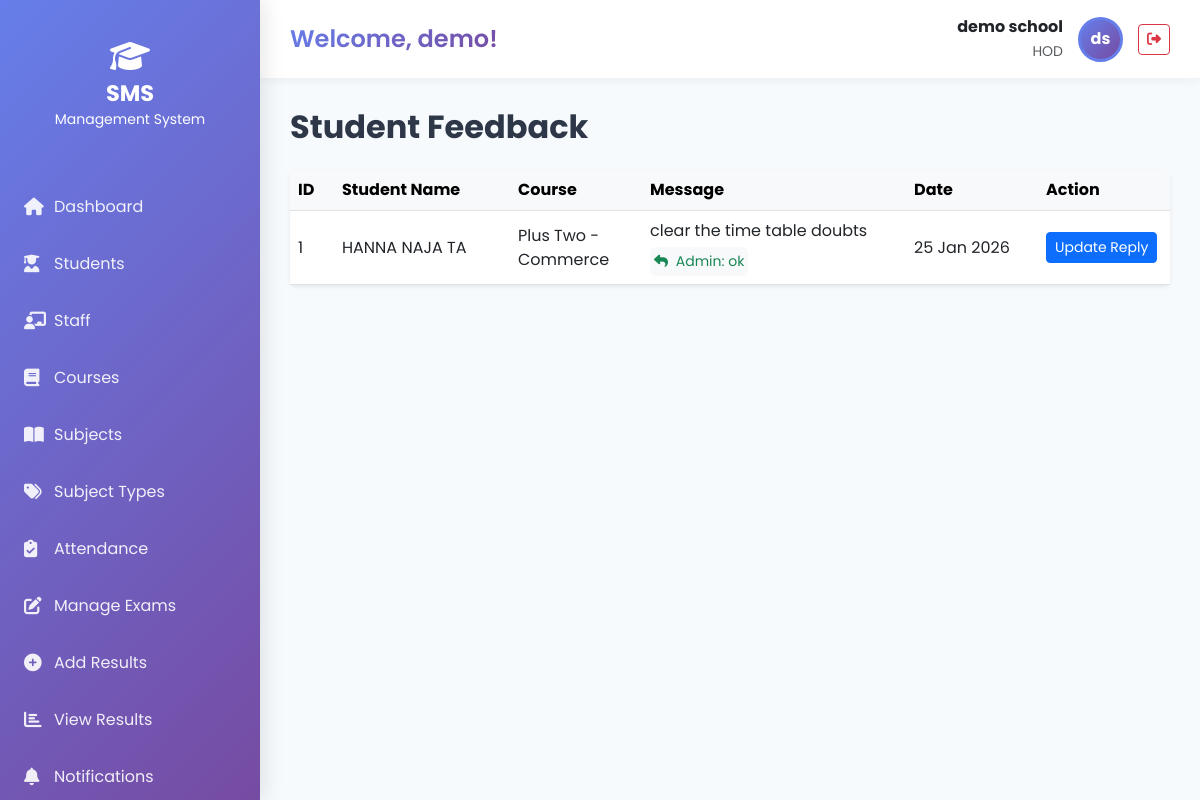
/hod/student/feedback/ (signed in), run on the app's committed database.
### hadiya/models.py (models this page shows, shortened)
class CustomUser(AbstractUser):
    USER_TYPE_CHOICES = (
        (1, 'HOD'),
        (2, 'Staff'),
        (3, 'Student'),
        (4, 'Accountant'),
        (5, 'Management'),
    )
    user_type = models.IntegerField(choices=USER_TYPE_CHOICES, default=1)
    profile_pic = models.ImageField(upload_to='profile_pics/', blank=True, null=True)
    email = models.EmailField(unique=True)
    USERNAME_FIELD = 'email'
    REQUIRED_FIELDS = ['username', 'first_name', 'last_name']

class Student_Feedback(models.Model):
    student = models.ForeignKey(Student, on_delete=models.CASCADE)
    feedback = models.TextField()
    feedback_reply = models.TextField(blank=True, null=True)
    created_at = models.DateTimeField(auto_now_add=True)
    updated_at = models.DateTimeField(auto_now=True)

class Student(models.Model):
    ADMISSION_TYPE_CHOICES = (
        ('Day Scholar', 'Day Scholar'),
        ('Hostel', 'Hostel'),
    )
    admin = models.OneToOneField(CustomUser, on_delete=models.CASCADE)
    address = models.TextField()
    gender = models.CharField(max_length=10, choices=[('Male', 'Male'), ('Female', 'Female'), ('Other', 'Other')])
    course_id = models.ForeignKey(Course, on_delete=models.CASCADE, related_name='students')
    admission_type = models.CharField(max_length=20, choices=ADMISSION_TYPE_CHOICES, default='Day Scholar')
    uses_hostel = models.BooleanField(default=False)
    uses_transport = models.BooleanField(default=False)
    transport_mode = models.CharField(max_length=20, choices=[('Bus', 'Bus'), ('Private', 'Private'), ('Walk', 'Walk')], default='Walk')
    bus_stop = models.ForeignKey(BusStop, on_delete=models.SET_NULL, null=True, blank=True)
    advance_balance = models.DecimalField(max_digits=12, decimal_places=2, default=0.00)
    phone_number = models.CharField(max_length=15, blank=True, null=True)
    created_at = models.DateTimeField(auto_now_add=True)
    updated_at = models.DateTimeField(auto_now=True)

class Course(models.Model):
    name = models.CharField(max_length=100)
    created_at = models.DateTimeField(auto_now_add=True)
    updated_at = models.DateTimeField(auto_now=True)

### student_management_system/Hod_views.py (the view)
    @login_required
    def wrapper(request, *args, **kwargs):
        if request.user.user_type != 1:
            messages.error(request, 'Access denied. HOD privileges required.')
            return redirect('home')
        return view_func(request, *args, **kwargs)

### hadiya/EmailBackEnd.py (called while the page is built)
    def get_user(self, user_id):
        UserModel = get_user_model()
        try:
            return UserModel.objects.get(pk=user_id)
        except UserModel.DoesNotExist:
            return None

### student_management_system/Hod_views.py (called while the page is built)
def hod_required(view_func):
    @login_required
    def wrapper(request, *args, **kwargs):
        if request.user.user_type != 1:
            messages.error(request, 'Access denied. HOD privileges required.')
            return redirect('home')
        return view_func(request, *args, **kwargs)
    return wrapper

@hod_required
def admin_view_student_feedback(request):
    feedbacks = Student_Feedback.objects.all().order_by('-id')
    context = {'feedbacks': feedbacks}
    return render(request, 'Hod/student_feedback_view.html', context)

### templates/Hod/student_feedback_view.html (shortened to what this page needs)
{% extends 'base.html' %}
{% block content %}
<div class="d-flex justify-content-between align-items-center mb-4">
    <h1 class="page-title mb-0">Student Feedback</h1>
</div>
<div class="card border-0 shadow-sm">
    <div class="card-body p-0">
        <div class="table-responsive">
            <table class="table table-hover mb-0 align-middle">
                <thead class="table-light">
                    <tr>
                        <th width="5%">ID</th>
                        <th width="20%">Student Name</th>
                        <th width="15%">Course</th>
                        <th width="30%">Message</th>
                        <th width="15%">Date</th>
                        <th width="15%">Action</th>
                    </tr>
                </thead>
                <tbody>
                    {% for feedback in feedbacks %}
                    <tr>
                        <td>{{ feedback.id }}</td>
                        <td>{{ feedback.student.admin.first_name }} {{ feedback.student.admin.last_name }}</td>
                        <td>{{ feedback.student.course_id.name }}</td>
                        <td>
                            <p class="mb-0">{{ feedback.feedback }}</p>
                            {% if feedback.feedback_reply %}
                            <div class="mt-1">
                                <small class="text-success p-1 bg-light rounded d-inline-block">
                                    <i class="fas fa-reply me-1"></i> Admin: {{ feedback.feedback_reply }}
                                </small>
                            </div>
                            {% endif %}
                        </td>
                        <td>{{ feedback.created_at|date:"d M Y" }}</td>
                        <td>
                            <button class="btn btn-primary btn-sm" data-bs-toggle="modal"
                                data-bs-target="#replyModal{{ feedback.id }}">
                                {% if feedback.feedback_reply %}Update Reply{% else %}Reply{% endif %}
                            </button>
                        </td>
                    </tr>
                    {% empty %}
                    <tr>
                        <td colspan="6" class="text-center py-4">No Feedback Found</td>
                    </tr>
                    {% endfor %}
                </tbody>
            </table>
        </div>
    </div>
</div>
{% endblock %}

### templates/base.html (shortened to what this page needs)
<!DOCTYPE html>
<html lang="en">
<head>
    <link rel="stylesheet" href="https://cdnjs.cloudflare.com/ajax/libs/font-awesome/6.4.0/css/all.min.css">
    <link href="https://cdn.jsdelivr.net/npm/bootstrap@5.3.0/dist/css/bootstrap.min.css" rel="stylesheet">
    <link rel="stylesheet" href="https://cdn.datatables.net/1.13.6/css/dataTables.bootstrap5.min.css">
    {% load static %}
    <link rel="stylesheet" href="{% static 'assets/css/modern-theme.css' %}">
</head>
<body>
    <div class="sidebar">
        <div class="sidebar-brand">
            <i class="fas fa-graduation-cap fa-2x mb-2"></i>
            <h3>SMS</h3>
            <small>Management System</small>
        </div>
        <ul class="sidebar-nav">
            {% block sidebar %}
            {% if request.user.user_type == 1 %}
            {% include 'includes/sidebar_hod.html' %}
            {% elif request.user.user_type == 2 %}
            {% include 'includes/sidebar_staff.html' %}
            {% elif request.user.user_type == 3 %}
            {% include 'includes/sidebar_student.html' %}
            {% endif %}
            {% endblock %}
        </ul>
    </div>
    <div class="main-content">
        <div class="top-navbar">
            <div class="welcome-text">
                {% block page_header %}Welcome, {{ request.user.first_name }}!{% endblock %}
            </div>
            <div class="user-info">
                <div class="text-end">
                    <div class="fw-bold">{{ request.user.first_name }} {{ request.user.last_name }}</div>
                    <small class="text-muted">{{ request.user.get_user_type_display }}</small>
                </div>
                {% if request.user.profile_pic %}
                <img src="{{ request.user.profile_pic.url }}" alt="Profile" class="user-avatar">
                {% else %}
                <div class="user-avatar"
                    style="background: var(--gradient-purple); display: flex; align-items: center; justify-content: center; color: white; font-weight: 700;">
                    {{ request.user.first_name.0 }}{{ request.user.last_name.0 }}
                </div>
                {% endif %}
                <a href="{% url 'logout' %}" class="btn btn-sm btn-outline-danger">
                    <i class="fas fa-sign-out-alt"></i>
                </a>
            </div>
        </div>
        <div class="content-wrapper">
            {% block content %}{% endblock %}
        </div>
    </div>
</body>
</html>

### static/assets/css/modern-theme.css (style rules this page uses)
:root { --gradient-purple: linear-gradient(135deg, #667eea 0%, #764ba2 100%); --gradient-success: linear-gradient(135deg, #56ab2f 0%, #a8e063 100%); --gradient-info: linear-gradient(135deg, #4facfe 0%, #00f2fe 100%); --gradient-warning: linear-gradient(135deg, #f093fb 0%, #f5576c 100%); --gradient-danger: linear-gradient(135deg, #fa709a 0%, #fee140 100%); --gradient-ocean: linear-gradient(135deg, #2193b0 0%, #6dd5ed 100%); --gradient-sunset: linear-gradient(135deg, #ff7e5f 0%, #feb47b 100%); --color-primary: #667eea; --color-secondary: #764ba2; --color-success: #56ab2f; --color-info: #4facfe; --color-warning: #f093fb; --color-danger: #fa709a; --color-dark: #2d3748; --color-light: #f7fafc; --glass-bg: rgba(255, 255, 255, 0.15); --glass-border: rgba(255, 255, 255, 0.3); --glass-shadow: 0 8px 32px 0 rgba(31, 38, 135, 0.37); --spacing-xs: 0.5rem; --spacing-sm: 1rem; --spacing-md: 1.5rem; --spacing-lg: 2rem; --spacing-xl: 3rem; --radius-sm: 8px; --radius-md: 12px; --radius-lg: 16px; --radius-xl: 20px; --shadow-sm: 0 2px 4px rgba(0, 0, 0, 0.1); --shadow-md: 0 4px 6px rgba(0, 0, 0, 0.1); --shadow-lg: 0 10px 25px rgba(0, 0, 0, 0.15); --shadow-xl: 0 20px 40px rgba(0, 0, 0, 0.2); --transition-fast: 0.2s ease; --transition-normal: 0.3s ease; --transition-slow: 0.5s ease; }
* { margin: 0; padding: 0; box-sizing: border-box; }
body { font-family: 'Poppins', sans-serif; background: linear-gradient(135deg, #667eea 0%, #764ba2 100%); min-height: 100vh; overflow-x: hidden; }

### templates/base.html (style rules this page uses)
body { font-family: 'Poppins', sans-serif; background: #f7fafc; min-height: 100vh; }
.sidebar { position: fixed; top: 0; left: 0; height: 100vh; width: 260px; background: linear-gradient(135deg, #667eea 0%, #764ba2 100%); padding: 20px 0; overflow-y: auto; z-index: 1000; box-shadow: 4px 0 20px rgba(0, 0, 0, 0.1); }
.sidebar-brand { padding: 20px 20px; text-align: center; color: white; margin-bottom: 30px; }
.sidebar-brand h3 { font-size: 1.4rem; font-weight: 700; margin: 0; }
.sidebar-nav { list-style: none; padding: 0; margin: 0; }
.main-content { margin-left: 260px; padding: 0; min-height: 100vh; }
.top-navbar { background: white; box-shadow: 0 2px 10px rgba(0, 0, 0, 0.05); padding: 15px 30px; display: flex; justify-content: space-between; align-items: center; margin-bottom: 30px; }
.welcome-text { font-size: 1.5rem; font-weight: 600; background: var(--gradient-purple); -webkit-background-clip: text; -webkit-text-fill-color: transparent; background-clip: text; }
.user-info { display: flex; align-items: center; gap: 15px; }
.user-avatar { width: 45px; height: 45px; border-radius: 50%; object-fit: cover; border: 3px solid #667eea; }
.content-wrapper { padding: 0 30px 30px 30px; }
.page-title { font-size: 2rem; font-weight: 700; color: #2d3748; margin-bottom: 30px; }

### data on the page
CustomUser: user.first_name "demo", user.last_name "school", user.user_type "HOD", user.first_name.0 "d", user.last_name.0 "s"
Student_Feedback: id "1", student.admin.first_name "HANNA", student.admin.last_name "NAJA TA", student.course_id.name "Plus Two - Commerce", feedback "clear the time table doubts", feedback_reply "ok", created_at "25 Jan 2026", shows "Update Reply"
